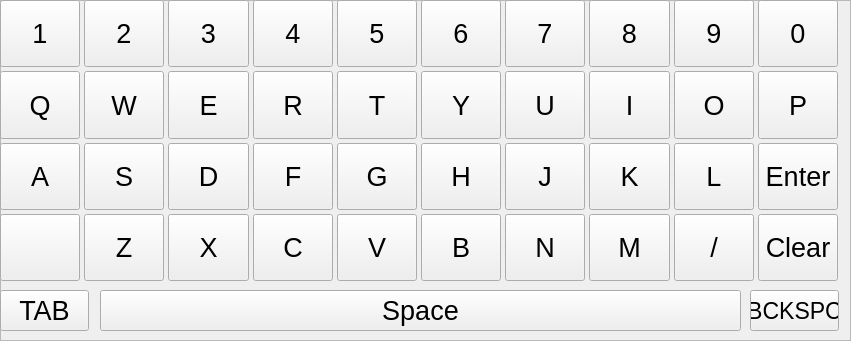
  <widget class="QFrame" name="frame_3">
   <property name="geometry">
    <rect>
     <x>160</x>
     <y>379</y>
     <width>851</width>
     <height>341</height>
    </rect>
   </property>
   <property name="frameShape">
    <enum>QFrame::StyledPanel</enum>
   </property>
   <property name="frameShadow">
    <enum>QFrame::Raised</enum>
   </property>
   <widget class="QWidget" name="gridLayoutWidget">
    <property name="geometry">
     <rect>
      <x>0</x>
      <y>0</y>
      <width>838</width>
      <height>281</height>
     </rect>
    </property>
    <layout class="QGridLayout" name="gridLayout">
     <property name="sizeConstraint">
      <enum>QLayout::SetDefaultConstraint</enum>
     </property>
     <property name="leftMargin">
      <number>0</number>
     </property>
     <property name="rightMargin">
      <number>0</number>
     </property>
     <property name="spacing">
      <number>4</number>
     </property>
     <item row="1" column="0">
      <widget class="QPushButton" name="pushButton_7">
       <property name="sizePolicy">
        <sizepolicy hsizetype="MinimumExpanding" vsizetype="MinimumExpanding">
         <horstretch>0</horstretch>
         <verstretch>0</verstretch>
        </sizepolicy>
       </property>
       <property name="font">
        <font>
         <pointsize>20</pointsize>
        </font>
       </property>
       <property name="focusPolicy">
        <enum>Qt::NoFocus</enum>
       </property>
       <property name="text">
        <string>Q</string>
       </property>
      </widget>
     </item>
     <item row="2" column="7">
      <widget class="QPushButton" name="pushButton_23">
       <property name="sizePolicy">
        <sizepolicy hsizetype="MinimumExpanding" vsizetype="MinimumExpanding">
         <horstretch>0</horstretch>
         <verstretch>0</verstretch>
        </sizepolicy>
       </property>
       <property name="font">
        <font>
         <pointsize>20</pointsize>
        </font>
       </property>
       <property name="focusPolicy">
        <enum>Qt::NoFocus</enum>
       </property>
       <property name="text">
        <string>K</string>
       </property>
      </widget>
     </item>
     <item row="0" column="4">
      <widget class="QPushButton" name="pushButton_39">
       <property name="sizePolicy">
        <sizepolicy hsizetype="MinimumExpanding" vsizetype="MinimumExpanding">
         <horstretch>0</horstretch>
         <verstretch>0</verstretch>
        </sizepolicy>
       </property>
       <property name="font">
        <font>
         <pointsize>20</pointsize>
        </font>
       </property>
       <property name="focusPolicy">
        <enum>Qt::NoFocus</enum>
       </property>
       <property name="text">
        <string>5</string>
       </property>
      </widget>
     </item>
     <item row="1" column="1">
      <widget class="QPushButton" name="pushButton_8">
       <property name="sizePolicy">
        <sizepolicy hsizetype="MinimumExpanding" vsizetype="MinimumExpanding">
         <horstretch>0</horstretch>
         <verstretch>0</verstretch>
        </sizepolicy>
       </property>
       <property name="font">
        <font>
         <pointsize>20</pointsize>
        </font>
       </property>
       <property name="focusPolicy">
        <enum>Qt::NoFocus</enum>
       </property>
       <property name="text">
        <string>W</string>
       </property>
      </widget>
     </item>
     <item row="1" column="5">
      <widget class="QPushButton" name="pushButton_11">
       <property name="sizePolicy">
        <sizepolicy hsizetype="MinimumExpanding" vsizetype="MinimumExpanding">
         <horstretch>0</horstretch>
         <verstretch>0</verstretch>
        </sizepolicy>
       </property>
       <property name="font">
        <font>
         <pointsize>20</pointsize>
        </font>
       </property>
       <property name="focusPolicy">
        <enum>Qt::NoFocus</enum>
       </property>
       <property name="text">
        <string>Y</string>
       </property>
      </widget>
     </item>
     <item row="2" column="3">
      <widget class="QPushButton" name="pushButton_19">
       <property name="sizePolicy">
        <sizepolicy hsizetype="MinimumExpanding" vsizetype="MinimumExpanding">
         <horstretch>0</horstretch>
         <verstretch>0</verstretch>
        </sizepolicy>
       </property>
       <property name="font">
        <font>
         <pointsize>20</pointsize>
        </font>
       </property>
       <property name="focusPolicy">
        <enum>Qt::NoFocus</enum>
       </property>
       <property name="text">
        <string>F</string>
       </property>
      </widget>
     </item>
     <item row="2" column="2">
      <widget class="QPushButton" name="pushButton_18">
       <property name="sizePolicy">
        <sizepolicy hsizetype="MinimumExpanding" vsizetype="MinimumExpanding">
         <horstretch>0</horstretch>
         <verstretch>0</verstretch>
        </sizepolicy>
       </property>
       <property name="font">
        <font>
         <pointsize>20</pointsize>
        </font>
       </property>
       <property name="focusPolicy">
        <enum>Qt::NoFocus</enum>
       </property>
       <property name="text">
        <string>D</string>
       </property>
      </widget>
     </item>
     <item row="3" column="8">
      <widget class="QPushButton" name="pushButton_46">
       <property name="sizePolicy">
        <sizepolicy hsizetype="MinimumExpanding" vsizetype="MinimumExpanding">
         <horstretch>0</horstretch>
         <verstretch>0</verstretch>
        </sizepolicy>
       </property>
       <property name="font">
        <font>
         <pointsize>20</pointsize>
        </font>
       </property>
       <property name="focusPolicy">
        <enum>Qt::NoFocus</enum>
       </property>
       <property name="text">
        <string>/</string>
       </property>
      </widget>
     </item>
     <item row="3" column="9">
      <widget class="QPushButton" name="pushButton_33">
       <property name="sizePolicy">
        <sizepolicy hsizetype="MinimumExpanding" vsizetype="MinimumExpanding">
         <horstretch>0</horstretch>
         <verstretch>0</verstretch>
        </sizepolicy>
       </property>
       <property name="font">
        <font>
         <pointsize>20</pointsize>
        </font>
       </property>
       <property name="focusPolicy">
        <enum>Qt::NoFocus</enum>
       </property>
       <property name="text">
        <string>Clear</string>
       </property>
      </widget>
     </item>
     <item row="1" column="2">
      <widget class="QPushButton" name="pushButton_9">
       <property name="sizePolicy">
        <sizepolicy hsizetype="MinimumExpanding" vsizetype="MinimumExpanding">
         <horstretch>0</horstretch>
         <verstretch>0</verstretch>
        </sizepolicy>
       </property>
       <property name="font">
        <font>
         <pointsize>20</pointsize>
        </font>
       </property>
       <property name="focusPolicy">
        <enum>Qt::NoFocus</enum>
       </property>
       <property name="text">
        <string>E</string>
       </property>
      </widget>
     </item>
     <item row="1" column="9">
      <widget class="QPushButton" name="pushButton_15">
       <property name="sizePolicy">
        <sizepolicy hsizetype="MinimumExpanding" vsizetype="MinimumExpanding">
         <horstretch>0</horstretch>
         <verstretch>0</verstretch>
        </sizepolicy>
       </property>
       <property name="font">
        <font>
         <pointsize>20</pointsize>
        </font>
       </property>
       <property name="focusPolicy">
        <enum>Qt::NoFocus</enum>
       </property>
       <property name="text">
        <string>P</string>
       </property>
      </widget>
     </item>
     <item row="0" column="7">
      <widget class="QPushButton" name="pushButton_42">
       <property name="sizePolicy">
        <sizepolicy hsizetype="MinimumExpanding" vsizetype="MinimumExpanding">
         <horstretch>0</horstretch>
         <verstretch>0</verstretch>
        </sizepolicy>
       </property>
       <property name="font">
        <font>
         <pointsize>20</pointsize>
        </font>
       </property>
       <property name="focusPolicy">
        <enum>Qt::NoFocus</enum>
       </property>
       <property name="text">
        <string>8</string>
       </property>
      </widget>
     </item>
     <item row="0" column="8">
      <widget class="QPushButton" name="pushButton_43">
       <property name="sizePolicy">
        <sizepolicy hsizetype="MinimumExpanding" vsizetype="MinimumExpanding">
         <horstretch>0</horstretch>
         <verstretch>0</verstretch>
        </sizepolicy>
       </property>
       <property name="font">
        <font>
         <pointsize>20</pointsize>
        </font>
       </property>
       <property name="focusPolicy">
        <enum>Qt::NoFocus</enum>
       </property>
       <property name="text">
        <string>9</string>
       </property>
      </widget>
     </item>
     <item row="1" column="3">
      <widget class="QPushButton" name="pushButton_10">
       <property name="sizePolicy">
        <sizepolicy hsizetype="MinimumExpanding" vsizetype="MinimumExpanding">
         <horstretch>0</horstretch>
         <verstretch>0</verstretch>
        </sizepolicy>
       </property>
       <property name="font">
        <font>
         <pointsize>20</pointsize>
        </font>
       </property>
       <property name="focusPolicy">
        <enum>Qt::NoFocus</enum>
       </property>
       <property name="text">
        <string>R</string>
       </property>
      </widget>
     </item>
     <item row="2" column="6">
      <widget class="QPushButton" name="pushButton_22">
       <property name="sizePolicy">
        <sizepolicy hsizetype="MinimumExpanding" vsizetype="MinimumExpanding">
         <horstretch>0</horstretch>
         <verstretch>0</verstretch>
        </sizepolicy>
       </property>
       <property name="font">
        <font>
         <pointsize>20</pointsize>
        </font>
       </property>
       <property name="focusPolicy">
        <enum>Qt::NoFocus</enum>
       </property>
       <property name="text">
        <string>J</string>
       </property>
      </widget>
     </item>
     <item row="0" column="0">
      <widget class="QPushButton" name="pushButton_35">
       <property name="sizePolicy">
        <sizepolicy hsizetype="MinimumExpanding" vsizetype="MinimumExpanding">
         <horstretch>0</horstretch>
         <verstretch>0</verstretch>
        </sizepolicy>
       </property>
       <property name="font">
        <font>
         <pointsize>20</pointsize>
        </font>
       </property>
       <property name="focusPolicy">
        <enum>Qt::NoFocus</enum>
       </property>
       <property name="text">
        <string>1</string>
       </property>
      </widget>
     </item>
     <item row="3" column="7">
      <widget class="QPushButton" name="pushButton_32">
       <property name="sizePolicy">
        <sizepolicy hsizetype="MinimumExpanding" vsizetype="MinimumExpanding">
         <horstretch>0</horstretch>
         <verstretch>0</verstretch>
        </sizepolicy>
       </property>
       <property name="font">
        <font>
         <pointsize>20</pointsize>
        </font>
       </property>
       <property name="focusPolicy">
        <enum>Qt::NoFocus</enum>
       </property>
       <property name="text">
        <string>M</string>
       </property>
      </widget>
     </item>
     <item row="3" column="6">
      <widget class="QPushButton" name="pushButton_31">
       <property name="sizePolicy">
        <sizepolicy hsizetype="MinimumExpanding" vsizetype="MinimumExpanding">
         <horstretch>0</horstretch>
         <verstretch>0</verstretch>
        </sizepolicy>
       </property>
       <property name="font">
        <font>
         <pointsize>20</pointsize>
        </font>
       </property>
       <property name="focusPolicy">
        <enum>Qt::NoFocus</enum>
       </property>
       <property name="text">
        <string>N</string>
       </property>
      </widget>
     </item>
     <item row="0" column="3">
      <widget class="QPushButton" name="pushButton_38">
       <property name="sizePolicy">
        <sizepolicy hsizetype="MinimumExpanding" vsizetype="MinimumExpanding">
         <horstretch>0</horstretch>
         <verstretch>0</verstretch>
        </sizepolicy>
       </property>
       <property name="font">
        <font>
         <pointsize>20</pointsize>
        </font>
       </property>
       <property name="focusPolicy">
        <enum>Qt::NoFocus</enum>
       </property>
       <property name="text">
        <string>4</string>
       </property>
      </widget>
     </item>
     <item row="2" column="4">
      <widget class="QPushButton" name="pushButton_20">
       <property name="sizePolicy">
        <sizepolicy hsizetype="MinimumExpanding" vsizetype="MinimumExpanding">
         <horstretch>0</horstretch>
         <verstretch>0</verstretch>
        </sizepolicy>
       </property>
       <property name="font">
        <font>
         <pointsize>20</pointsize>
        </font>
       </property>
       <property name="focusPolicy">
        <enum>Qt::NoFocus</enum>
       </property>
       <property name="text">
        <string>G</string>
       </property>
      </widget>
     </item>
     <item row="0" column="5">
      <widget class="QPushButton" name="pushButton_40">
       <property name="sizePolicy">
        <sizepolicy hsizetype="MinimumExpanding" vsizetype="MinimumExpanding">
         <horstretch>0</horstretch>
         <verstretch>0</verstretch>
        </sizepolicy>
       </property>
       <property name="font">
        <font>
         <pointsize>20</pointsize>
        </font>
       </property>
       <property name="focusPolicy">
        <enum>Qt::NoFocus</enum>
       </property>
       <property name="text">
        <string>6</string>
       </property>
      </widget>
     </item>
     <item row="3" column="2">
      <widget class="QPushButton" name="pushButton_27">
       <property name="sizePolicy">
        <sizepolicy hsizetype="MinimumExpanding" vsizetype="MinimumExpanding">
         <horstretch>0</horstretch>
         <verstretch>0</verstretch>
        </sizepolicy>
       </property>
       <property name="font">
        <font>
         <pointsize>20</pointsize>
        </font>
       </property>
       <property name="focusPolicy">
        <enum>Qt::NoFocus</enum>
       </property>
       <property name="text">
        <string>X</string>
       </property>
      </widget>
     </item>
     <item row="3" column="0">
      <widget class="QPushButton" name="pushButton_34">
       <property name="sizePolicy">
        <sizepolicy hsizetype="MinimumExpanding" vsizetype="MinimumExpanding">
         <horstretch>0</horstretch>
         <verstretch>0</verstretch>
        </sizepolicy>
       </property>
       <property name="font">
        <font>
         <pointsize>20</pointsize>
        </font>
       </property>
       <property name="focusPolicy">
        <enum>Qt::NoFocus</enum>
       </property>
       <property name="text">
        <string/>
       </property>
      </widget>
     </item>
     <item row="0" column="9">
      <widget class="QPushButton" name="pushButton_44">
       <property name="sizePolicy">
        <sizepolicy hsizetype="MinimumExpanding" vsizetype="MinimumExpanding">
         <horstretch>0</horstretch>
         <verstretch>0</verstretch>
        </sizepolicy>
       </property>
       <property name="font">
        <font>
         <pointsize>20</pointsize>
        </font>
       </property>
       <property name="focusPolicy">
        <enum>Qt::NoFocus</enum>
       </property>
       <property name="text">
        <string>0</string>
       </property>
      </widget>
     </item>
     <item row="2" column="0">
      <widget class="QPushButton" name="pushButton_16">
       <property name="sizePolicy">
        <sizepolicy hsizetype="MinimumExpanding" vsizetype="MinimumExpanding">
         <horstretch>0</horstretch>
         <verstretch>0</verstretch>
        </sizepolicy>
       </property>
       <property name="font">
        <font>
         <pointsize>20</pointsize>
        </font>
       </property>
       <property name="focusPolicy">
        <enum>Qt::NoFocus</enum>
       </property>
       <property name="text">
        <string>A</string>
       </property>
      </widget>
     </item>
     <item row="1" column="7">
      <widget class="QPushButton" name="pushButton_13">
       <property name="sizePolicy">
        <sizepolicy hsizetype="MinimumExpanding" vsizetype="MinimumExpanding">
         <horstretch>0</horstretch>
         <verstretch>0</verstretch>
        </sizepolicy>
       </property>
       <property name="font">
        <font>
         <pointsize>20</pointsize>
        </font>
       </property>
       <property name="focusPolicy">
        <enum>Qt::NoFocus</enum>
       </property>
       <property name="text">
        <string>I</string>
       </property>
      </widget>
     </item>
     <item row="1" column="8">
      <widget class="QPushButton" name="pushButton_14">
       <property name="sizePolicy">
        <sizepolicy hsizetype="MinimumExpanding" vsizetype="MinimumExpanding">
         <horstretch>0</horstretch>
         <verstretch>0</verstretch>
        </sizepolicy>
       </property>
       <property name="font">
        <font>
         <pointsize>20</pointsize>
        </font>
       </property>
       <property name="focusPolicy">
        <enum>Qt::NoFocus</enum>
       </property>
       <property name="text">
        <string>O</string>
       </property>
      </widget>
     </item>
     <item row="1" column="4">
      <widget class="QPushButton" name="pushButton_12">
       <property name="sizePolicy">
        <sizepolicy hsizetype="MinimumExpanding" vsizetype="MinimumExpanding">
         <horstretch>0</horstretch>
         <verstretch>0</verstretch>
        </sizepolicy>
       </property>
       <property name="font">
        <font>
         <pointsize>20</pointsize>
        </font>
       </property>
       <property name="focusPolicy">
        <enum>Qt::NoFocus</enum>
       </property>
       <property name="text">
        <string>T</string>
       </property>
      </widget>
     </item>
     <item row="3" column="4">
      <widget class="QPushButton" name="pushButton_29">
       <property name="sizePolicy">
        <sizepolicy hsizetype="MinimumExpanding" vsizetype="MinimumExpanding">
         <horstretch>0</horstretch>
         <verstretch>0</verstretch>
        </sizepolicy>
       </property>
       <property name="font">
        <font>
         <pointsize>20</pointsize>
        </font>
       </property>
       <property name="focusPolicy">
        <enum>Qt::NoFocus</enum>
       </property>
       <property name="text">
        <string>V</string>
       </property>
      </widget>
     </item>
     <item row="2" column="5">
      <widget class="QPushButton" name="pushButton_21">
       <property name="sizePolicy">
        <sizepolicy hsizetype="MinimumExpanding" vsizetype="MinimumExpanding">
         <horstretch>0</horstretch>
         <verstretch>0</verstretch>
        </sizepolicy>
       </property>
       <property name="font">
        <font>
         <pointsize>20</pointsize>
        </font>
       </property>
       <property name="focusPolicy">
        <enum>Qt::NoFocus</enum>
       </property>
       <property name="text">
        <string>H</string>
       </property>
      </widget>
     </item>
     <item row="3" column="1">
      <widget class="QPushButton" name="pushButton_26">
       <property name="sizePolicy">
        <sizepolicy hsizetype="MinimumExpanding" vsizetype="MinimumExpanding">
         <horstretch>0</horstretch>
         <verstretch>0</verstretch>
        </sizepolicy>
       </property>
       <property name="font">
        <font>
         <pointsize>20</pointsize>
        </font>
       </property>
       <property name="focusPolicy">
        <enum>Qt::NoFocus</enum>
       </property>
       <property name="text">
        <string>Z</string>
       </property>
      </widget>
     </item>
     <item row="0" column="6">
      <widget class="QPushButton" name="pushButton_41">
       <property name="sizePolicy">
        <sizepolicy hsizetype="MinimumExpanding" vsizetype="MinimumExpanding">
         <horstretch>0</horstretch>
         <verstretch>0</verstretch>
        </sizepolicy>
       </property>
       <property name="font">
        <font>
         <pointsize>20</pointsize>
        </font>
       </property>
       <property name="focusPolicy">
        <enum>Qt::NoFocus</enum>
       </property>
       <property name="text">
        <string>7</string>
       </property>
      </widget>
     </item>
     <item row="2" column="8">
      <widget class="QPushButton" name="pushButton_24">
       <property name="sizePolicy">
        <sizepolicy hsizetype="MinimumExpanding" vsizetype="MinimumExpanding">
         <horstretch>0</horstretch>
         <verstretch>0</verstretch>
        </sizepolicy>
       </property>
       <property name="font">
        <font>
         <pointsize>20</pointsize>
        </font>
       </property>
       <property name="focusPolicy">
        <enum>Qt::NoFocus</enum>
       </property>
       <property name="text">
        <string>L</string>
       </property>
      </widget>
     </item>
     <item row="2" column="9">
      <widget class="QPushButton" name="pushButton_25">
       <property name="sizePolicy">
        <sizepolicy hsizetype="MinimumExpanding" vsizetype="MinimumExpanding">
         <horstretch>0</horstretch>
         <verstretch>0</verstretch>
        </sizepolicy>
       </property>
       <property name="font">
        <font>
         <pointsize>20</pointsize>
        </font>
       </property>
       <property name="focusPolicy">
        <enum>Qt::NoFocus</enum>
       </property>
       <property name="text">
        <string>Enter</string>
       </property>
      </widget>
     </item>
     <item row="0" column="2">
      <widget class="QPushButton" name="pushButton_37">
       <property name="sizePolicy">
        <sizepolicy hsizetype="MinimumExpanding" vsizetype="MinimumExpanding">
         <horstretch>0</horstretch>
         <verstretch>0</verstretch>
        </sizepolicy>
       </property>
       <property name="font">
        <font>
         <pointsize>20</pointsize>
        </font>
       </property>
       <property name="focusPolicy">
        <enum>Qt::NoFocus</enum>
       </property>
       <property name="text">
        <string>3</string>
       </property>
      </widget>
     </item>
     <item row="0" column="1">
      <widget class="QPushButton" name="pushButton_36">
       <property name="sizePolicy">
        <sizepolicy hsizetype="MinimumExpanding" vsizetype="MinimumExpanding">
         <horstretch>0</horstretch>
         <verstretch>0</verstretch>
        </sizepolicy>
       </property>
       <property name="font">
        <font>
         <pointsize>20</pointsize>
        </font>
       </property>
       <property name="focusPolicy">
        <enum>Qt::NoFocus</enum>
       </property>
       <property name="text">
        <string>2</string>
       </property>
      </widget>
     </item>
     <item row="3" column="5">
      <widget class="QPushButton" name="pushButton_30">
       <property name="sizePolicy">
        <sizepolicy hsizetype="MinimumExpanding" vsizetype="MinimumExpanding">
         <horstretch>0</horstretch>
         <verstretch>0</verstretch>
        </sizepolicy>
       </property>
       <property name="font">
        <font>
         <pointsize>20</pointsize>
        </font>
       </property>
       <property name="focusPolicy">
        <enum>Qt::NoFocus</enum>
       </property>
       <property name="text">
        <string>B</string>
       </property>
      </widget>
     </item>
     <item row="1" column="6">
      <widget class="QPushButton" name="pushButton_17">
       <property name="sizePolicy">
        <sizepolicy hsizetype="MinimumExpanding" vsizetype="MinimumExpanding">
         <horstretch>0</horstretch>
         <verstretch>0</verstretch>
        </sizepolicy>
       </property>
       <property name="font">
        <font>
         <pointsize>20</pointsize>
        </font>
       </property>
       <property name="focusPolicy">
        <enum>Qt::NoFocus</enum>
       </property>
       <property name="text">
        <string>U</string>
       </property>
      </widget>
     </item>
     <item row="2" column="1">
      <widget class="QPushButton" name="pushButton_28">
       <property name="sizePolicy">
        <sizepolicy hsizetype="MinimumExpanding" vsizetype="MinimumExpanding">
         <horstretch>0</horstretch>
         <verstretch>0</verstretch>
        </sizepolicy>
       </property>
       <property name="font">
        <font>
         <pointsize>20</pointsize>
        </font>
       </property>
       <property name="focusPolicy">
        <enum>Qt::NoFocus</enum>
       </property>
       <property name="text">
        <string>S</string>
       </property>
      </widget>
     </item>
     <item row="3" column="3">
      <widget class="QPushButton" name="pushButton_45">
       <property name="sizePolicy">
        <sizepolicy hsizetype="MinimumExpanding" vsizetype="MinimumExpanding">
         <horstretch>0</horstretch>
         <verstretch>0</verstretch>
        </sizepolicy>
       </property>
       <property name="font">
        <font>
         <pointsize>20</pointsize>
        </font>
       </property>
       <property name="focusPolicy">
        <enum>Qt::NoFocus</enum>
       </property>
       <property name="text">
        <string>C</string>
       </property>
      </widget>
     </item>
    </layout>
   </widget>
   <widget class="QPushButton" name="pushButton_47">
    <property name="geometry">
     <rect>
      <x>100</x>
      <y>290</y>
      <width>641</width>
      <height>41</height>
     </rect>
    </property>
    <property name="font">
     <font>
      <pointsize>20</pointsize>
     </font>
    </property>
    <property name="focusPolicy">
     <enum>Qt::NoFocus</enum>
    </property>
    <property name="text">
     <string>Space</string>
    </property>
   </widget>
   <widget class="QPushButton" name="pushButton_49">
    <property name="geometry">
     <rect>
      <x>750</x>
      <y>290</y>
      <width>89</width>
      <height>41</height>
     </rect>
    </property>
    <property name="font">
     <font>
      <pointsize>17</pointsize>
     </font>
    </property>
    <property name="focusPolicy">
     <enum>Qt::NoFocus</enum>
    </property>
    <property name="text">
     <string>BCKSPC</string>
    </property>
   </widget>
   <widget class="QPushButton" name="pushButton_48">
    <property name="geometry">
     <rect>
      <x>0</x>
      <y>290</y>
      <width>89</width>
      <height>41</height>
     </rect>
    </property>
    <property name="font">
     <font>
      <pointsize>20</pointsize>
     </font>
    </property>
    <property name="focusPolicy">
     <enum>Qt::NoFocus</enum>
    </property>
    <property name="text">
     <string>TAB</string>
    </property>
   </widget>
  </widget>
